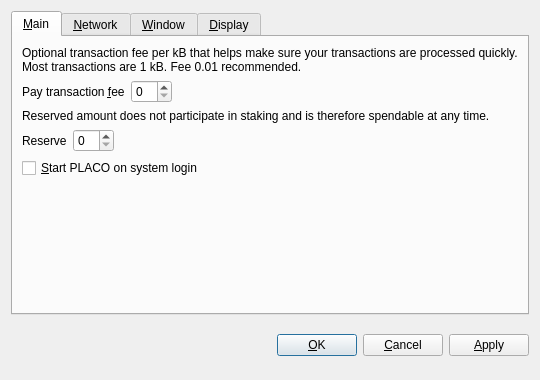
<?xml version="1.0" encoding="UTF-8"?>
<ui version="4.0">
 <class>OptionsDialog</class>
 <widget class="QDialog" name="OptionsDialog">
  <property name="geometry">
   <rect>
    <x>0</x>
    <y>0</y>
    <width>540</width>
    <height>380</height>
   </rect>
  </property>
  <property name="windowTitle">
   <string>Options</string>
  </property>
  <property name="styleSheet">
   <string notr="true">background-image: url(:/images/bkg2);</string>
  </property>
  <property name="modal">
   <bool>true</bool>
  </property>
  <layout class="QVBoxLayout" name="verticalLayout">
   <item>
    <widget class="QTabWidget" name="tabWidget">
     <property name="tabPosition">
      <enum>QTabWidget::North</enum>
     </property>
     <property name="currentIndex">
      <number>0</number>
     </property>
     <widget class="QWidget" name="tabMain">
      <attribute name="title">
       <string>&amp;Main</string>
      </attribute>
      <layout class="QVBoxLayout" name="verticalLayout_Main">
       <item>
        <widget class="QLabel" name="transactionFeeInfoLabel">
         <property name="text">
          <string>Optional transaction fee per kB that helps make sure your transactions are processed quickly. Most transactions are 1 kB. Fee 0.01 recommended.</string>
         </property>
         <property name="textFormat">
          <enum>Qt::PlainText</enum>
         </property>
         <property name="wordWrap">
          <bool>true</bool>
         </property>
        </widget>
       </item>
       <item>
        <layout class="QHBoxLayout" name="horizontalLayoutFee">
         <item>
          <widget class="QLabel" name="transactionFeeLabel">
           <property name="text">
            <string>Pay transaction &amp;fee</string>
           </property>
           <property name="textFormat">
            <enum>Qt::PlainText</enum>
           </property>
           <property name="buddy">
            <cstring>transactionFee</cstring>
           </property>
          </widget>
         </item>
         <item>
          <widget class="BitcoinAmountField" name="transactionFee"/>
         </item>
         <item>
          <spacer name="horizontalSpacerFee">
           <property name="orientation">
            <enum>Qt::Horizontal</enum>
           </property>
           <property name="sizeHint" stdset="0">
            <size>
             <width>40</width>
             <height>20</height>
            </size>
           </property>
          </spacer>
         </item>
        </layout>
       </item>
       <item>
        <widget class="QLabel" name="reserveBalanceInfoLabel">
         <property name="text">
          <string>Reserved amount does not participate in staking and is therefore spendable at any time.</string>
         </property>
         <property name="textFormat">
          <enum>Qt::PlainText</enum>
         </property>
         <property name="wordWrap">
          <bool>true</bool>
         </property>
        </widget>
       </item>
       <item>
        <layout class="QHBoxLayout" name="horizontalLayoutReserveBalance">
         <item>
          <widget class="QLabel" name="reserveBalanceLabel">
           <property name="text">
            <string>Reserve</string>
           </property>
           <property name="textFormat">
            <enum>Qt::PlainText</enum>
           </property>
           <property name="buddy">
            <cstring>reserveBalance</cstring>
           </property>
          </widget>
         </item>
         <item>
          <widget class="BitcoinAmountField" name="reserveBalance"/>
         </item>
         <item>
          <spacer name="horizontalSpacerReserveBalance">
           <property name="orientation">
            <enum>Qt::Horizontal</enum>
           </property>
           <property name="sizeHint" stdset="0">
            <size>
             <width>40</width>
             <height>20</height>
            </size>
           </property>
          </spacer>
         </item>
        </layout>
       </item>
       <item>
        <widget class="QCheckBox" name="bitcoinAtStartup">
         <property name="toolTip">
          <string>Automatically start PLACO after logging in to the system.</string>
         </property>
         <property name="text">
          <string>&amp;Start PLACO on system login</string>
         </property>
        </widget>
       </item>
       <item>
        <spacer name="verticalSpacer_Main">
         <property name="orientation">
          <enum>Qt::Vertical</enum>
         </property>
         <property name="sizeHint" stdset="0">
          <size>
           <width>20</width>
           <height>40</height>
          </size>
         </property>
        </spacer>
       </item>
      </layout>
     </widget>
     <widget class="QWidget" name="tabNetwork">
      <attribute name="title">
       <string>&amp;Network</string>
      </attribute>
      <layout class="QVBoxLayout" name="verticalLayout_Network">
       <item>
        <widget class="QCheckBox" name="mapPortUpnp">
         <property name="toolTip">
          <string>Automatically open the PLACO client port on the router. This only works when your router supports UPnP and it is enabled.</string>
         </property>
         <property name="text">
          <string>Map port using &amp;UPnP</string>
         </property>
        </widget>
       </item>
       <item>
        <widget class="QCheckBox" name="connectSocks">
         <property name="toolTip">
          <string>Connect to the PLACO network through a SOCKS proxy (e.g. when connecting through Tor).</string>
         </property>
         <property name="text">
          <string>&amp;Connect through SOCKS proxy:</string>
         </property>
        </widget>
       </item>
       <item>
        <layout class="QHBoxLayout" name="horizontalLayout_Network">
         <item>
          <widget class="QLabel" name="proxyIpLabel">
           <property name="text">
            <string>Proxy &amp;IP:</string>
           </property>
           <property name="textFormat">
            <enum>Qt::PlainText</enum>
           </property>
           <property name="buddy">
            <cstring>proxyIp</cstring>
           </property>
          </widget>
         </item>
         <item>
          <widget class="QValidatedLineEdit" name="proxyIp">
           <property name="maximumSize">
            <size>
             <width>140</width>
             <height>16777215</height>
            </size>
           </property>
           <property name="toolTip">
            <string>IP address of the proxy (e.g. 127.0.0.1)</string>
           </property>
          </widget>
         </item>
         <item>
          <widget class="QLabel" name="proxyPortLabel">
           <property name="text">
            <string>&amp;Port:</string>
           </property>
           <property name="textFormat">
            <enum>Qt::PlainText</enum>
           </property>
           <property name="buddy">
            <cstring>proxyPort</cstring>
           </property>
          </widget>
         </item>
         <item>
          <widget class="QLineEdit" name="proxyPort">
           <property name="maximumSize">
            <size>
             <width>55</width>
             <height>16777215</height>
            </size>
           </property>
           <property name="toolTip">
            <string>Port of the proxy (e.g. 9050)</string>
           </property>
          </widget>
         </item>
         <item>
          <widget class="QLabel" name="socksVersionLabel">
           <property name="text">
            <string>SOCKS &amp;Version:</string>
           </property>
           <property name="textFormat">
            <enum>Qt::PlainText</enum>
           </property>
           <property name="buddy">
            <cstring>socksVersion</cstring>
           </property>
          </widget>
         </item>
         <item>
          <widget class="QValueComboBox" name="socksVersion">
           <property name="toolTip">
            <string>SOCKS version of the proxy (e.g. 5)</string>
           </property>
          </widget>
         </item>
         <item>
          <spacer name="horizontalSpacer_Network">
           <property name="orientation">
            <enum>Qt::Horizontal</enum>
           </property>
           <property name="sizeHint" stdset="0">
            <size>
             <width>40</width>
             <height>20</height>
            </size>
           </property>
          </spacer>
         </item>
        </layout>
       </item>
       <item>
        <spacer name="verticalSpacer_Network">
         <property name="orientation">
          <enum>Qt::Vertical</enum>
         </property>
         <property name="sizeHint" stdset="0">
          <size>
           <width>20</width>
           <height>40</height>
          </size>
         </property>
        </spacer>
       </item>
      </layout>
     </widget>
     <widget class="QWidget" name="tabWindow">
      <attribute name="title">
       <string>&amp;Window</string>
      </attribute>
      <layout class="QVBoxLayout" name="verticalLayout_Window">
       <item>
        <widget class="QCheckBox" name="minimizeToTray">
         <property name="toolTip">
          <string>Show only a tray icon after minimizing the window.</string>
         </property>
         <property name="text">
          <string>&amp;Minimize to the tray instead of the taskbar</string>
         </property>
        </widget>
       </item>
       <item>
        <widget class="QCheckBox" name="minimizeOnClose">
         <property name="toolTip">
          <string>Minimize instead of exit the application when the window is closed. When this option is enabled, the application will be closed only after selecting Quit in the menu.</string>
         </property>
         <property name="text">
          <string>M&amp;inimize on close</string>
         </property>
        </widget>
       </item>
       <item>
        <spacer name="verticalSpacer_Window">
         <property name="orientation">
          <enum>Qt::Vertical</enum>
         </property>
         <property name="sizeHint" stdset="0">
          <size>
           <width>20</width>
           <height>40</height>
          </size>
         </property>
        </spacer>
       </item>
      </layout>
     </widget>
     <widget class="QWidget" name="tabDisplay">
      <attribute name="title">
       <string>&amp;Display</string>
      </attribute>
      <layout class="QVBoxLayout" name="verticalLayout_Display">
       <item>
        <layout class="QHBoxLayout" name="horizontalLayout_1_Display">
         <item>
          <widget class="QLabel" name="langLabel">
           <property name="text">
            <string>User Interface &amp;language:</string>
           </property>
           <property name="textFormat">
            <enum>Qt::PlainText</enum>
           </property>
           <property name="buddy">
            <cstring>lang</cstring>
           </property>
          </widget>
         </item>
         <item>
          <widget class="QValueComboBox" name="lang">
           <property name="toolTip">
            <string>The user interface language can be set here. This setting will take effect after restarting PLACO.</string>
           </property>
          </widget>
         </item>
        </layout>
       </item>
       <item>
        <layout class="QHBoxLayout" name="horizontalLayout_2_Display">
         <item>
          <widget class="QLabel" name="unitLabel">
           <property name="text">
            <string>&amp;Unit to show amounts in:</string>
           </property>
           <property name="textFormat">
            <enum>Qt::PlainText</enum>
           </property>
           <property name="buddy">
            <cstring>unit</cstring>
           </property>
          </widget>
         </item>
         <item>
          <widget class="QValueComboBox" name="unit">
           <property name="toolTip">
            <string>Choose the default subdivision unit to show in the interface and when sending coins.</string>
           </property>
          </widget>
         </item>
        </layout>
       </item>
       <item>
        <widget class="QCheckBox" name="displayAddresses">
         <property name="toolTip">
          <string>Whether to show PLACO addresses in the transaction list or not.</string>
         </property>
         <property name="text">
          <string>&amp;Display addresses in transaction list</string>
         </property>
        </widget>
       </item>
       <item>
        <widget class="QCheckBox" name="coinControlFeatures">
         <property name="toolTip">
          <string>Whether to show coin control features or not.</string>
         </property>
         <property name="text">
          <string>Display coin &amp;control features (experts only!)</string>
         </property>
        </widget>
       </item>
       <item>
        <spacer name="verticalSpacer_Display">
         <property name="orientation">
          <enum>Qt::Vertical</enum>
         </property>
         <property name="sizeHint" stdset="0">
          <size>
           <width>20</width>
           <height>40</height>
          </size>
         </property>
        </spacer>
       </item>
      </layout>
     </widget>
    </widget>
   </item>
   <item>
    <layout class="QHBoxLayout" name="horizontalLayout_Buttons">
     <item>
      <spacer name="horizontalSpacer_1">
       <property name="orientation">
        <enum>Qt::Horizontal</enum>
       </property>
       <property name="sizeHint" stdset="0">
        <size>
         <width>40</width>
         <height>48</height>
        </size>
       </property>
      </spacer>
     </item>
     <item>
      <widget class="QLabel" name="statusLabel">
       <property name="font">
        <font>
         <weight>75</weight>
         <bold>true</bold>
        </font>
       </property>
       <property name="text">
        <string/>
       </property>
       <property name="textFormat">
        <enum>Qt::PlainText</enum>
       </property>
       <property name="wordWrap">
        <bool>true</bool>
       </property>
      </widget>
     </item>
     <item>
      <spacer name="horizontalSpacer_2">
       <property name="orientation">
        <enum>Qt::Horizontal</enum>
       </property>
       <property name="sizeHint" stdset="0">
        <size>
         <width>40</width>
         <height>48</height>
        </size>
       </property>
      </spacer>
     </item>
     <item>
      <widget class="QPushButton" name="okButton">
       <property name="text">
        <string>&amp;OK</string>
       </property>
      </widget>
     </item>
     <item>
      <widget class="QPushButton" name="cancelButton">
       <property name="text">
        <string>&amp;Cancel</string>
       </property>
       <property name="autoDefault">
        <bool>false</bool>
       </property>
      </widget>
     </item>
     <item>
      <widget class="QPushButton" name="applyButton">
       <property name="text">
        <string>&amp;Apply</string>
       </property>
       <property name="autoDefault">
        <bool>false</bool>
       </property>
      </widget>
     </item>
    </layout>
   </item>
  </layout>
 </widget>
 <customwidgets>
  <customwidget>
   <class>BitcoinAmountField</class>
   <extends>QSpinBox</extends>
   <header>bitcoinamountfield.h</header>
  </customwidget>
  <customwidget>
   <class>QValueComboBox</class>
   <extends>QComboBox</extends>
   <header>qvaluecombobox.h</header>
  </customwidget>
  <customwidget>
   <class>QValidatedLineEdit</class>
   <extends>QLineEdit</extends>
   <header>qvalidatedlineedit.h</header>
  </customwidget>
 </customwidgets>
 <resources/>
 <connections/>
</ui>
